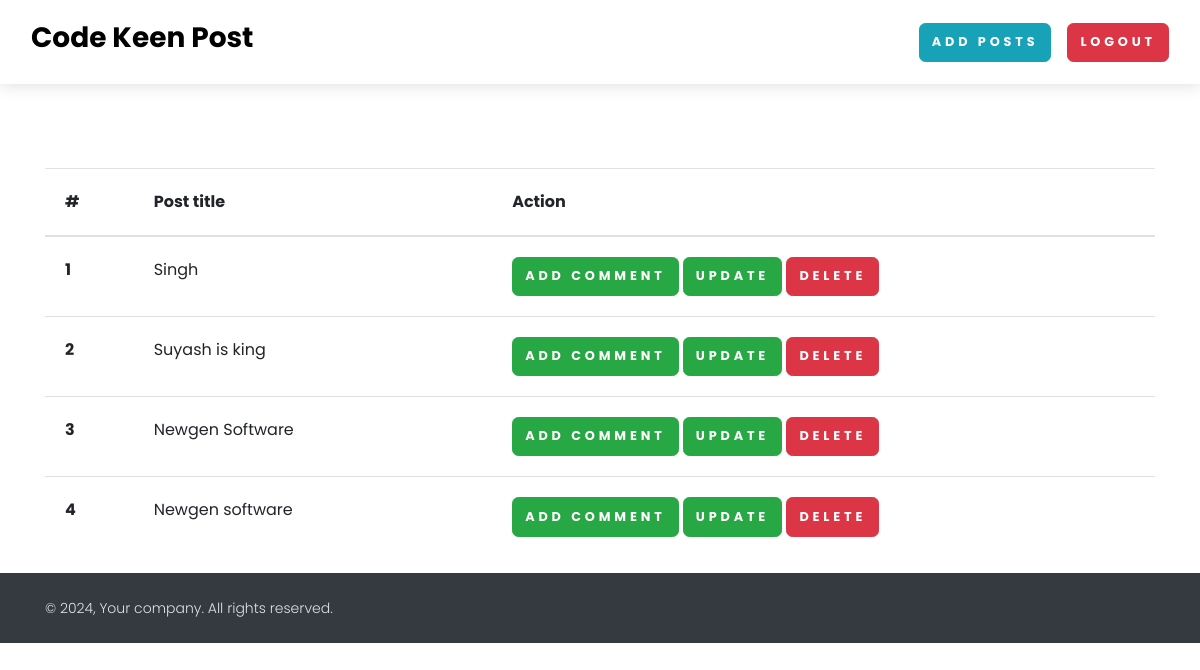
The page /see-post/ (signed in) on the database its author committed.
### myApp/models.py (models this page shows, shortened)
class Post(models.Model):
    title = models.CharField(max_length=100)
    slug = models.SlugField(max_length=1000, null=True, blank=True)
    content = FroalaField()
    author = models.ForeignKey(User, on_delete=models.CASCADE)
    image = models.ImageField(upload_to='post',default='1_tCLgoTtePAdJhGRImx-B-g.jpg')
    published_date = models.DateTimeField(auto_now_add=True)
    def __str__(self):
        return self.title

### myApp/views.py (the view)
# urls.py: path('see-post/', views.see_post, name="see_post"),
def see_post(request):
    context = {}
    try:
        post_objs = Post.objects.filter(author=request.user)
        context['post_objs'] = post_objs
    except Exception as e:
        print(e)
    print(context)
    return render(request, 'see_post.html', context)

### myApp/templates/see_post.html
{% extends "base.html" %}
{% load static %}
{% block start %}
<section class="mt-5 pt-5">
    <div class="container">
        <table class="table">
        <thead>
          <tr>
            <th scope="col">#</th>
            <th scope="col">Post title</th>
            <th scope="col">    </th>
            <th scope="col">Action</th>
          </tr>
        </thead>
        <tbody>
            {% for post in post_objs %}
          <tr>
            <th scope="row">{{forloop.counter}}</th>
            <td>{{post.title}}</td>
            <td>{{post.created_at}}</td>
            <td>
                <a href="{% url 'post_detail' post.slug %}" class="btn btn-success">Add Comment</a>
                <a href="{%  url 'post_update' post.slug %}" class="btn btn-success">Update</a>
                <a href="{% url 'post_delete' post.id %}" class="btn btn-danger">Delete</a>
            </td>
          </tr>
          {% endfor %}
          </tbody>
          </table>
    </div>
</section>
{% endblock %}

### rows shown on the page
Post: title "Singh"
Post: title "Suyash is king"
Post: title "Newgen Software"
Post: title "Newgen software"
